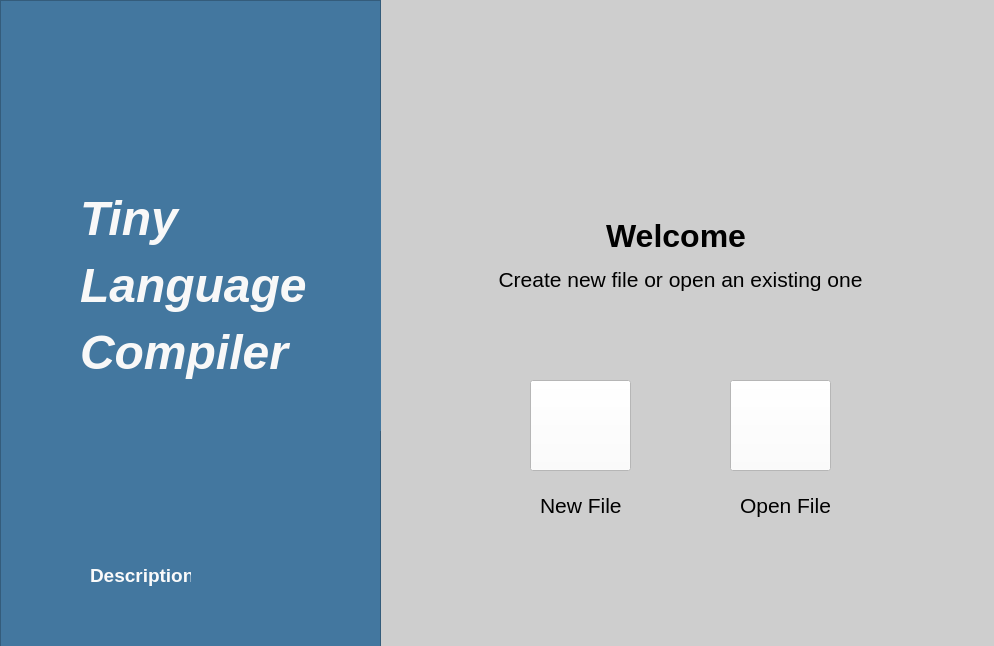
<?xml version="1.0" encoding="UTF-8"?>
<ui version="4.0">
 <class>MainWindow</class>
 <widget class="QMainWindow" name="MainWindow">
  <property name="geometry">
   <rect>
    <x>0</x>
    <y>0</y>
    <width>994</width>
    <height>646</height>
   </rect>
  </property>
  <property name="windowTitle">
   <string>MainWindow</string>
  </property>
  <property name="autoFillBackground">
   <bool>false</bool>
  </property>
  <property name="styleSheet">
   <string notr="true">background-color: rgb(206, 206, 206)
</string>
  </property>
  <property name="animated">
   <bool>true</bool>
  </property>
  <widget class="QWidget" name="centralwidget">
   <widget class="QFrame" name="frame_2">
    <property name="geometry">
     <rect>
      <x>0</x>
      <y>0</y>
      <width>381</width>
      <height>651</height>
     </rect>
    </property>
    <property name="styleSheet">
     <string notr="true">background-color:rgb(67, 119, 159)</string>
    </property>
    <property name="frameShape">
     <enum>QFrame::StyledPanel</enum>
    </property>
    <property name="frameShadow">
     <enum>QFrame::Raised</enum>
    </property>
    <widget class="QLabel" name="label_3">
     <property name="geometry">
      <rect>
       <x>80</x>
       <y>140</y>
       <width>331</width>
       <height>291</height>
      </rect>
     </property>
     <property name="text">
      <string>&lt;html&gt;&lt;head/&gt;&lt;body&gt;&lt;p&gt;&lt;span style=&quot; font-size:36pt; font-weight:700; font-style:italic; color:#f8f8f8;&quot;&gt;Tiny&lt;/span&gt;&lt;/p&gt;&lt;p&gt;&lt;span style=&quot; font-size:36pt; font-weight:700; font-style:italic; color:#f8f8f8;&quot;&gt;Language&lt;/span&gt;&lt;/p&gt;&lt;p&gt;&lt;span style=&quot; font-size:36pt; font-weight:700; font-style:italic; color:#f8f8f8;&quot;&gt;Compiler &lt;/span&gt;&lt;/p&gt;&lt;/body&gt;&lt;/html&gt;</string>
     </property>
    </widget>
    <widget class="QLabel" name="label_7">
     <property name="geometry">
      <rect>
       <x>90</x>
       <y>560</y>
       <width>101</width>
       <height>31</height>
      </rect>
     </property>
     <property name="text">
      <string>&lt;html&gt;&lt;head/&gt;&lt;body&gt;&lt;p&gt;&lt;span style=&quot; font-size:14pt; font-weight:700; color:#fafafa;&quot;&gt;Description&lt;/span&gt;&lt;/p&gt;&lt;/body&gt;&lt;/html&gt;</string>
     </property>
    </widget>
    <widget class="QPushButton" name="AboutBTN">
     <property name="geometry">
      <rect>
       <x>200</x>
       <y>570</y>
       <width>21</width>
       <height>21</height>
      </rect>
     </property>
     <property name="styleSheet">
      <string notr="true">image: url(:/Resources/Resources/logos/about.png);
background-color: rgb(255, 255, 255)</string>
     </property>
     <property name="text">
      <string/>
     </property>
     <property name="flat">
      <bool>true</bool>
     </property>
    </widget>
   </widget>
   <widget class="QPushButton" name="NewFolder">
    <property name="geometry">
     <rect>
      <x>530</x>
      <y>380</y>
      <width>101</width>
      <height>91</height>
     </rect>
    </property>
    <property name="styleSheet">
     <string notr="true">background-color: rgb(255, 255, 255);
image: url(:/Resources/Resources/new.png);



</string>
    </property>
    <property name="text">
     <string/>
    </property>
    <property name="autoDefault">
     <bool>true</bool>
    </property>
    <property name="default">
     <bool>false</bool>
    </property>
    <property name="flat">
     <bool>false</bool>
    </property>
   </widget>
   <widget class="QLabel" name="label_5">
    <property name="geometry">
     <rect>
      <x>540</x>
      <y>490</y>
      <width>91</width>
      <height>31</height>
     </rect>
    </property>
    <property name="text">
     <string>&lt;html&gt;&lt;head/&gt;&lt;body&gt;&lt;p&gt;&lt;span style=&quot; font-size:16pt;&quot;&gt;New File&lt;/span&gt;&lt;/p&gt;&lt;/body&gt;&lt;/html&gt;</string>
    </property>
   </widget>
   <widget class="QPushButton" name="OpenFolder">
    <property name="geometry">
     <rect>
      <x>730</x>
      <y>380</y>
      <width>101</width>
      <height>91</height>
     </rect>
    </property>
    <property name="focusPolicy">
     <enum>Qt::TabFocus</enum>
    </property>
    <property name="styleSheet">
     <string notr="true">image: url(:/Resources/Resources/logos/file-open-2_30x30.png);
background-color: rgb(255, 255, 255)
</string>
    </property>
    <property name="text">
     <string/>
    </property>
    <property name="checkable">
     <bool>false</bool>
    </property>
    <property name="autoDefault">
     <bool>true</bool>
    </property>
   </widget>
   <widget class="QLabel" name="label_6">
    <property name="geometry">
     <rect>
      <x>740</x>
      <y>490</y>
      <width>101</width>
      <height>31</height>
     </rect>
    </property>
    <property name="text">
     <string>&lt;html&gt;&lt;head/&gt;&lt;body&gt;&lt;p&gt;&lt;span style=&quot; font-size:16pt;&quot;&gt;Open File&lt;/span&gt;&lt;/p&gt;&lt;/body&gt;&lt;/html&gt;</string>
    </property>
   </widget>
   <widget class="QLabel" name="label_4">
    <property name="geometry">
     <rect>
      <x>390</x>
      <y>180</y>
      <width>581</width>
      <height>151</height>
     </rect>
    </property>
    <property name="text">
     <string>&lt;html&gt;&lt;head/&gt;&lt;body&gt;&lt;p align=&quot;center&quot;&gt;&lt;span style=&quot; font-size:24pt; font-weight:700;&quot;&gt;Welcome &lt;/span&gt;&lt;/p&gt;&lt;p align=&quot;center&quot;&gt;&lt;span style=&quot; font-size:16pt;&quot;&gt;Create new file or open an existing one&lt;/span&gt;&lt;/p&gt;&lt;/body&gt;&lt;/html&gt;</string>
    </property>
   </widget>
   <widget class="QLabel" name="label_2">
    <property name="geometry">
     <rect>
      <x>630</x>
      <y>80</y>
      <width>101</width>
      <height>121</height>
     </rect>
    </property>
    <property name="text">
     <string>&lt;html&gt;&lt;head/&gt;&lt;body&gt;&lt;p&gt;&lt;img src=&quot;:/Resources/Resources/ASU_50.png&quot;/&gt;&lt;/p&gt;&lt;/body&gt;&lt;/html&gt;</string>
    </property>
   </widget>
  </widget>
  <widget class="QMenuBar" name="menubar">
   <property name="geometry">
    <rect>
     <x>0</x>
     <y>0</y>
     <width>994</width>
     <height>25</height>
    </rect>
   </property>
  </widget>
 </widget>
 <resources/>
 <connections/>
</ui>
